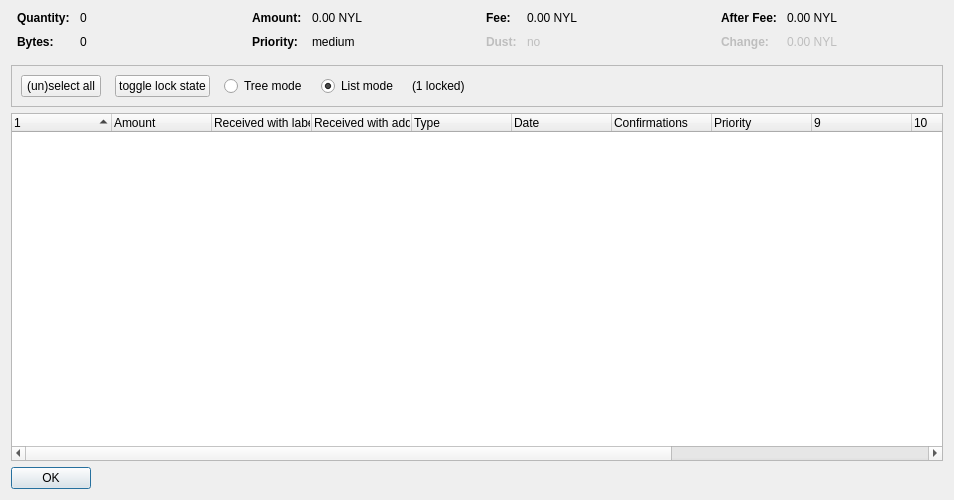
<?xml version="1.0" encoding="UTF-8"?>
<ui version="4.0">
 <class>CoinControlDialog</class>
 <widget class="QDialog" name="CoinControlDialog">
  <property name="geometry">
   <rect>
    <x>0</x>
    <y>0</y>
    <width>954</width>
    <height>500</height>
   </rect>
  </property>
  <property name="windowTitle">
   <string>Coin Selection</string>
  </property>
  <layout class="QVBoxLayout" name="verticalLayout">
   <item>
    <layout class="QHBoxLayout" name="horizontalLayoutTop" stretch="0,0,0,0">
     <property name="topMargin">
      <number>0</number>
     </property>
     <property name="bottomMargin">
      <number>10</number>
     </property>
     <item>
      <layout class="QFormLayout" name="formLayoutCoinControl1">
       <property name="horizontalSpacing">
        <number>10</number>
       </property>
       <property name="verticalSpacing">
        <number>10</number>
       </property>
       <property name="leftMargin">
        <number>6</number>
       </property>
       <property name="rightMargin">
        <number>6</number>
       </property>
       <item row="0" column="0">
        <widget class="QLabel" name="labelCoinControlQuantityText">
         <property name="font">
          <font>
           <weight>75</weight>
           <bold>true</bold>
          </font>
         </property>
         <property name="text">
          <string>Quantity:</string>
         </property>
        </widget>
       </item>
       <item row="0" column="1">
        <widget class="QLabel" name="labelCoinControlQuantity">
         <property name="cursor">
          <cursorShape>IBeamCursor</cursorShape>
         </property>
         <property name="contextMenuPolicy">
          <enum>Qt::ActionsContextMenu</enum>
         </property>
         <property name="text">
          <string notr="true">0</string>
         </property>
         <property name="textInteractionFlags">
          <set>Qt::LinksAccessibleByMouse|Qt::TextSelectableByKeyboard|Qt::TextSelectableByMouse</set>
         </property>
        </widget>
       </item>
       <item row="1" column="0">
        <widget class="QLabel" name="labelCoinControlBytesText">
         <property name="font">
          <font>
           <weight>75</weight>
           <bold>true</bold>
          </font>
         </property>
         <property name="text">
          <string>Bytes:</string>
         </property>
        </widget>
       </item>
       <item row="1" column="1">
        <widget class="QLabel" name="labelCoinControlBytes">
         <property name="cursor">
          <cursorShape>IBeamCursor</cursorShape>
         </property>
         <property name="contextMenuPolicy">
          <enum>Qt::ActionsContextMenu</enum>
         </property>
         <property name="text">
          <string notr="true">0</string>
         </property>
         <property name="textInteractionFlags">
          <set>Qt::LinksAccessibleByMouse|Qt::TextSelectableByKeyboard|Qt::TextSelectableByMouse</set>
         </property>
        </widget>
       </item>
      </layout>
     </item>
     <item>
      <layout class="QFormLayout" name="formLayoutCoinControl2">
       <property name="horizontalSpacing">
        <number>10</number>
       </property>
       <property name="verticalSpacing">
        <number>10</number>
       </property>
       <property name="leftMargin">
        <number>6</number>
       </property>
       <property name="rightMargin">
        <number>6</number>
       </property>
       <item row="0" column="0">
        <widget class="QLabel" name="labelCoinControlAmountText">
         <property name="font">
          <font>
           <weight>75</weight>
           <bold>true</bold>
          </font>
         </property>
         <property name="text">
          <string>Amount:</string>
         </property>
        </widget>
       </item>
       <item row="0" column="1">
        <widget class="QLabel" name="labelCoinControlAmount">
         <property name="cursor">
          <cursorShape>IBeamCursor</cursorShape>
         </property>
         <property name="contextMenuPolicy">
          <enum>Qt::ActionsContextMenu</enum>
         </property>
         <property name="text">
          <string notr="true">0.00 NYL</string>
         </property>
         <property name="textInteractionFlags">
          <set>Qt::LinksAccessibleByMouse|Qt::TextSelectableByKeyboard|Qt::TextSelectableByMouse</set>
         </property>
        </widget>
       </item>
       <item row="1" column="0">
        <widget class="QLabel" name="labelCoinControlPriorityText">
         <property name="font">
          <font>
           <weight>75</weight>
           <bold>true</bold>
          </font>
         </property>
         <property name="text">
          <string>Priority:</string>
         </property>
        </widget>
       </item>
       <item row="1" column="1">
        <widget class="QLabel" name="labelCoinControlPriority">
         <property name="cursor">
          <cursorShape>IBeamCursor</cursorShape>
         </property>
         <property name="contextMenuPolicy">
          <enum>Qt::ActionsContextMenu</enum>
         </property>
         <property name="text">
          <string>medium</string>
         </property>
         <property name="textInteractionFlags">
          <set>Qt::LinksAccessibleByMouse|Qt::TextSelectableByKeyboard|Qt::TextSelectableByMouse</set>
         </property>
        </widget>
       </item>
      </layout>
     </item>
     <item>
      <layout class="QFormLayout" name="formLayoutCoinControl3">
       <property name="horizontalSpacing">
        <number>10</number>
       </property>
       <property name="verticalSpacing">
        <number>10</number>
       </property>
       <property name="leftMargin">
        <number>6</number>
       </property>
       <property name="rightMargin">
        <number>6</number>
       </property>
       <item row="0" column="0">
        <widget class="QLabel" name="labelCoinControlFeeText">
         <property name="font">
          <font>
           <weight>75</weight>
           <bold>true</bold>
          </font>
         </property>
         <property name="text">
          <string>Fee:</string>
         </property>
        </widget>
       </item>
       <item row="0" column="1">
        <widget class="QLabel" name="labelCoinControlFee">
         <property name="cursor">
          <cursorShape>IBeamCursor</cursorShape>
         </property>
         <property name="contextMenuPolicy">
          <enum>Qt::ActionsContextMenu</enum>
         </property>
         <property name="text">
          <string notr="true">0.00 NYL</string>
         </property>
         <property name="textInteractionFlags">
          <set>Qt::LinksAccessibleByMouse|Qt::TextSelectableByKeyboard|Qt::TextSelectableByMouse</set>
         </property>
        </widget>
       </item>
       <item row="1" column="0">
        <widget class="QLabel" name="labelCoinControlLowOutputText">
         <property name="enabled">
          <bool>false</bool>
         </property>
         <property name="font">
          <font>
           <weight>75</weight>
           <bold>true</bold>
          </font>
         </property>
         <property name="text">
          <string>Dust:</string>
         </property>
        </widget>
       </item>
       <item row="1" column="1">
        <widget class="QLabel" name="labelCoinControlLowOutput">
         <property name="enabled">
          <bool>false</bool>
         </property>
         <property name="cursor">
          <cursorShape>IBeamCursor</cursorShape>
         </property>
         <property name="contextMenuPolicy">
          <enum>Qt::ActionsContextMenu</enum>
         </property>
         <property name="text">
          <string>no</string>
         </property>
         <property name="textInteractionFlags">
          <set>Qt::LinksAccessibleByMouse|Qt::TextSelectableByKeyboard|Qt::TextSelectableByMouse</set>
         </property>
        </widget>
       </item>
      </layout>
     </item>
     <item>
      <layout class="QFormLayout" name="formLayoutCoinControl4">
       <property name="horizontalSpacing">
        <number>10</number>
       </property>
       <property name="verticalSpacing">
        <number>10</number>
       </property>
       <property name="leftMargin">
        <number>6</number>
       </property>
       <property name="rightMargin">
        <number>6</number>
       </property>
       <item row="0" column="0">
        <widget class="QLabel" name="labelCoinControlAfterFeeText">
         <property name="font">
          <font>
           <weight>75</weight>
           <bold>true</bold>
          </font>
         </property>
         <property name="text">
          <string>After Fee:</string>
         </property>
        </widget>
       </item>
       <item row="0" column="1">
        <widget class="QLabel" name="labelCoinControlAfterFee">
         <property name="cursor">
          <cursorShape>IBeamCursor</cursorShape>
         </property>
         <property name="contextMenuPolicy">
          <enum>Qt::ActionsContextMenu</enum>
         </property>
         <property name="text">
          <string notr="true">0.00 NYL</string>
         </property>
         <property name="textInteractionFlags">
          <set>Qt::LinksAccessibleByMouse|Qt::TextSelectableByKeyboard|Qt::TextSelectableByMouse</set>
         </property>
        </widget>
       </item>
       <item row="1" column="0">
        <widget class="QLabel" name="labelCoinControlChangeText">
         <property name="enabled">
          <bool>false</bool>
         </property>
         <property name="font">
          <font>
           <weight>75</weight>
           <bold>true</bold>
          </font>
         </property>
         <property name="text">
          <string>Change:</string>
         </property>
        </widget>
       </item>
       <item row="1" column="1">
        <widget class="QLabel" name="labelCoinControlChange">
         <property name="enabled">
          <bool>false</bool>
         </property>
         <property name="cursor">
          <cursorShape>IBeamCursor</cursorShape>
         </property>
         <property name="contextMenuPolicy">
          <enum>Qt::ActionsContextMenu</enum>
         </property>
         <property name="text">
          <string notr="true">0.00 NYL</string>
         </property>
         <property name="textInteractionFlags">
          <set>Qt::LinksAccessibleByMouse|Qt::TextSelectableByKeyboard|Qt::TextSelectableByMouse</set>
         </property>
        </widget>
       </item>
      </layout>
     </item>
    </layout>
   </item>
   <item>
    <widget class="QFrame" name="frame">
     <property name="minimumSize">
      <size>
       <width>0</width>
       <height>40</height>
      </size>
     </property>
     <property name="frameShape">
      <enum>QFrame::StyledPanel</enum>
     </property>
     <property name="frameShadow">
      <enum>QFrame::Sunken</enum>
     </property>
     <layout class="QHBoxLayout" name="horizontalLayout">
      <item>
       <layout class="QHBoxLayout" name="horizontalLayoutPanel" stretch="0,0,0,0,0,0">
        <property name="spacing">
         <number>14</number>
        </property>
        <item>
         <widget class="QPushButton" name="pushButtonSelectAll">
          <property name="sizePolicy">
           <sizepolicy hsizetype="Maximum" vsizetype="Fixed">
            <horstretch>0</horstretch>
            <verstretch>0</verstretch>
           </sizepolicy>
          </property>
          <property name="text">
           <string>(un)select all</string>
          </property>
          <property name="autoDefault">
           <bool>false</bool>
          </property>
         </widget>
        </item>
        <item>
         <widget class="QPushButton" name="pushButtonToggleLock">
          <property name="sizePolicy">
           <sizepolicy hsizetype="Maximum" vsizetype="Fixed">
            <horstretch>0</horstretch>
            <verstretch>0</verstretch>
           </sizepolicy>
          </property>
          <property name="text">
           <string>toggle lock state</string>
          </property>
          <property name="autoDefault">
           <bool>false</bool>
          </property>
         </widget>
        </item>
        <item>
         <widget class="QRadioButton" name="radioTreeMode">
          <property name="sizePolicy">
           <sizepolicy hsizetype="Maximum" vsizetype="Fixed">
            <horstretch>0</horstretch>
            <verstretch>0</verstretch>
           </sizepolicy>
          </property>
          <property name="text">
           <string>Tree mode</string>
          </property>
         </widget>
        </item>
        <item>
         <widget class="QRadioButton" name="radioListMode">
          <property name="sizePolicy">
           <sizepolicy hsizetype="Maximum" vsizetype="Fixed">
            <horstretch>0</horstretch>
            <verstretch>0</verstretch>
           </sizepolicy>
          </property>
          <property name="text">
           <string>List mode</string>
          </property>
          <property name="checked">
           <bool>true</bool>
          </property>
         </widget>
        </item>
        <item>
         <widget class="QLabel" name="labelLocked">
          <property name="text">
           <string>(1 locked)</string>
          </property>
         </widget>
        </item>
        <item>
         <spacer name="horizontalSpacer">
          <property name="orientation">
           <enum>Qt::Horizontal</enum>
          </property>
          <property name="sizeHint" stdset="0">
           <size>
            <width>40</width>
            <height>20</height>
           </size>
          </property>
         </spacer>
        </item>
       </layout>
      </item>
     </layout>
    </widget>
   </item>
   <item>
    <widget class="CoinControlTreeWidget" name="treeWidget">
     <property name="contextMenuPolicy">
      <enum>Qt::CustomContextMenu</enum>
     </property>
     <property name="sortingEnabled">
      <bool>false</bool>
     </property>
     <property name="columnCount">
      <number>13</number>
     </property>
     <attribute name="headerShowSortIndicator" stdset="0">
      <bool>true</bool>
     </attribute>
     <attribute name="headerStretchLastSection">
      <bool>false</bool>
     </attribute>
     <column>
      <property name="text">
       <string/>
      </property>
     </column>
     <column>
      <property name="text">
       <string>Amount</string>
      </property>
     </column>
     <column>
      <property name="text">
       <string>Received with label</string>
      </property>
     </column>
     <column>
      <property name="text">
       <string>Received with address</string>
      </property>
     </column>
     <column>
      <property name="text">
	<string>Type</string>
      </property>
     </column>
     <column>
      <property name="text">	 
       <string>Date</string>
      </property>
     </column>
     <column>
      <property name="text">
       <string>Confirmations</string>
      </property>
      <property name="toolTip">
       <string>Confirmed</string>
      </property>
     </column>
     <column>
      <property name="text">
       <string>Priority</string>
      </property>
     </column>
     <column>
      <property name="text">
       <string/>
      </property>
     </column>
     <column>
      <property name="text">
       <string/>
      </property>
     </column>
     <column>
      <property name="text">
       <string/>
      </property>
     </column>
     <column>
      <property name="text">
       <string/>
      </property>
     </column>
     <column>
      <property name="text">
       <string/>
      </property>
     </column>
    </widget>
   </item>
   <item>
    <widget class="QDialogButtonBox" name="buttonBox">
     <property name="sizePolicy">
      <sizepolicy hsizetype="Maximum" vsizetype="Fixed">
       <horstretch>0</horstretch>
       <verstretch>0</verstretch>
      </sizepolicy>
     </property>
     <property name="orientation">
      <enum>Qt::Horizontal</enum>
     </property>
     <property name="standardButtons">
      <set>QDialogButtonBox::Ok</set>
     </property>
    </widget>
   </item>
  </layout>
 </widget>
 <customwidgets>
  <customwidget>
   <class>CoinControlTreeWidget</class>
   <extends>QTreeWidget</extends>
   <header>coincontroltreewidget.h</header>
  </customwidget>
 </customwidgets>
 <resources/>
 <connections/>
</ui>
